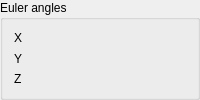
    <widget class="QGroupBox" name="euler_box">
     <property name="title">
      <string>Euler angles</string>
     </property>
     <layout class="QGridLayout" name="gridLayout_6">
      <item row="0" column="1">
       <widget class="QLabel" name="euler_x_panel">
        <property name="text">
         <string/>
        </property>
       </widget>
      </item>
      <item row="1" column="1">
       <widget class="QLabel" name="euler_y_panel">
        <property name="text">
         <string/>
        </property>
       </widget>
      </item>
      <item row="0" column="0">
       <widget class="QLabel" name="euler_x_label">
        <property name="maximumSize">
         <size>
          <width>25</width>
          <height>16777215</height>
         </size>
        </property>
        <property name="text">
         <string>X</string>
        </property>
       </widget>
      </item>
      <item row="1" column="0">
       <widget class="QLabel" name="euler_y_label">
        <property name="maximumSize">
         <size>
          <width>25</width>
          <height>16777215</height>
         </size>
        </property>
        <property name="text">
         <string>Y</string>
        </property>
       </widget>
      </item>
      <item row="2" column="0">
       <widget class="QLabel" name="euler_z_label">
        <property name="maximumSize">
         <size>
          <width>25</width>
          <height>16777215</height>
         </size>
        </property>
        <property name="text">
         <string>Z</string>
        </property>
       </widget>
      </item>
      <item row="2" column="1">
       <widget class="QLabel" name="euler_z_panel">
        <property name="text">
         <string/>
        </property>
       </widget>
      </item>
     </layout>
    </widget>
